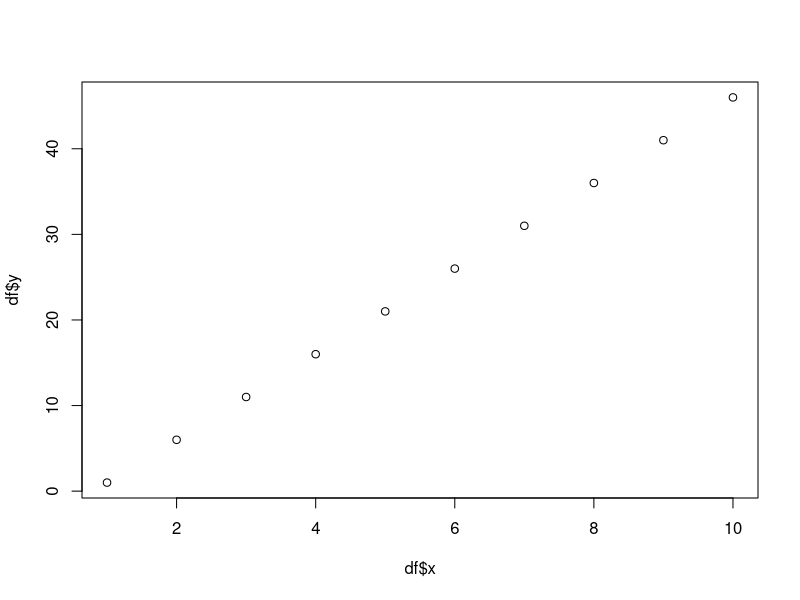
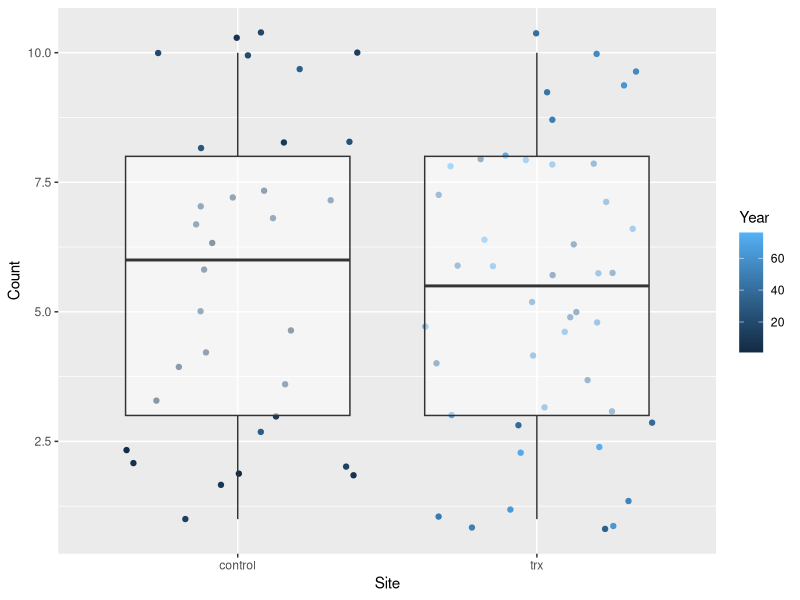
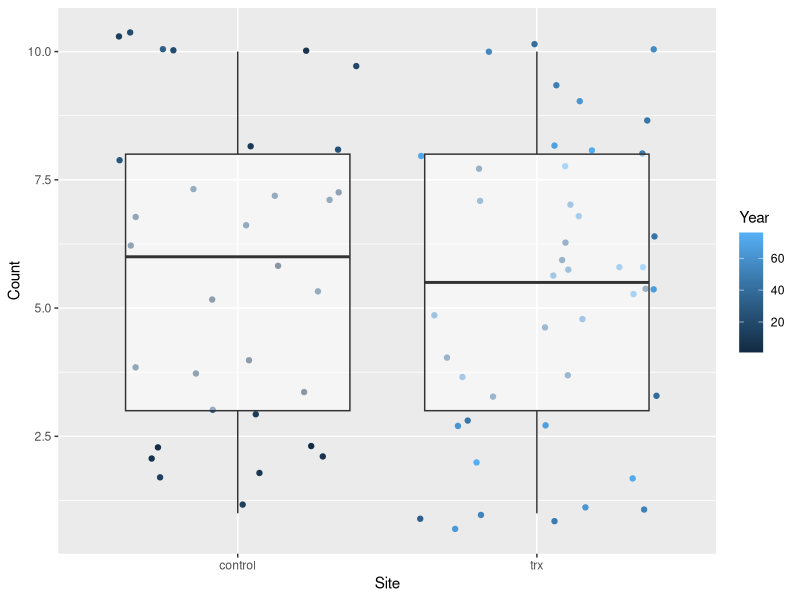

The R source for these figures, in order:
## ---- chunk 1
knitr::opts_chunk$set(echo = TRUE)
library(tidyverse)
library(ggplot2)
## ---- chunk 2
x <- seq(1, 10, 1)
y <- seq(1, 50, 5)

df <- as.data.frame(cbind(x, y))

plot(df$x, df$y)
## ---- chunk 3
sample <- read.csv("growth measurements.csv")

sample_lm <- lm(Bud_growth ~ Species*Light, data = sample)
sample_anova <- anova(sample_lm)
sample_lm_output <- summary(sample_lm)

sample_anova
sample_lm_output
## ---- chunk 4
test <- read.csv("test_data.csv")
test_lm<- lm(Count ~ Year*Site, data = test) 
test_anova<- anova(test_lm)
test_lm_output<- summary(test_lm)

test_lm_output

#make a plot of data
ggplot(data = test, aes(x = Site, y = Count, color = Year)) +
  geom_point(aes(x = Site, y = Count, color = Year), position = 'jitter') +
  geom_boxplot(aes(x = Site, y = Count), alpha = 0.5)

#save plot
ggsave("Molly_testdata.jpeg", plot = last_plot(), device = jpeg())
